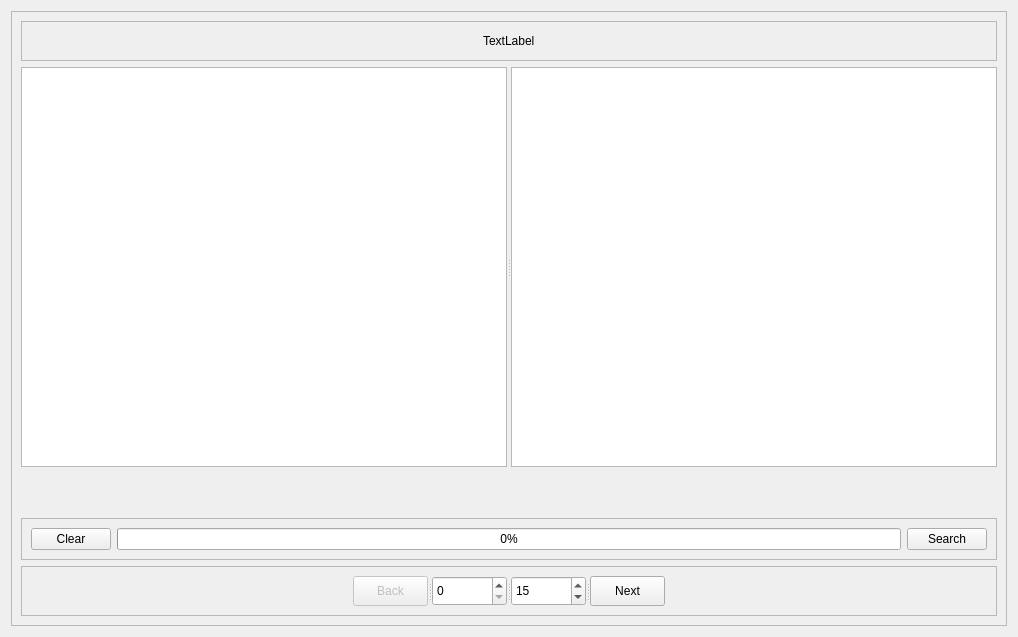
<?xml version="1.0" encoding="UTF-8"?>
<ui version="4.0">
 <class>Form</class>
 <widget class="QWidget" name="Form">
  <property name="geometry">
   <rect>
    <x>0</x>
    <y>0</y>
    <width>1018</width>
    <height>637</height>
   </rect>
  </property>
  <property name="maximumSize">
   <size>
    <width>16777215</width>
    <height>637</height>
   </size>
  </property>
  <property name="windowTitle">
   <string>Form</string>
  </property>
  <layout class="QGridLayout" name="gridLayout_3">
   <item row="3" column="0">
    <widget class="QScrollArea" name="scrollArea">
     <property name="widgetResizable">
      <bool>true</bool>
     </property>
     <widget class="QWidget" name="scrollAreaWidgetContents">
      <property name="geometry">
       <rect>
        <x>0</x>
        <y>0</y>
        <width>1002</width>
        <height>621</height>
       </rect>
      </property>
      <layout class="QGridLayout" name="gridLayout_5">
       <item row="1" column="0">
        <widget class="QSplitter" name="splitter_2">
         <property name="orientation">
          <enum>Qt::Horizontal</enum>
         </property>
         <property name="childrenCollapsible">
          <bool>false</bool>
         </property>
         <widget class="QListView" name="results">
          <property name="minimumSize">
           <size>
            <width>400</width>
            <height>400</height>
           </size>
          </property>
          <property name="maximumSize">
           <size>
            <width>16777215</width>
            <height>16777215</height>
           </size>
          </property>
         </widget>
         <widget class="QTableView" name="terms">
          <property name="minimumSize">
           <size>
            <width>400</width>
            <height>400</height>
           </size>
          </property>
         </widget>
        </widget>
       </item>
       <item row="0" column="0">
        <widget class="QFrame" name="frame_2">
         <property name="maximumSize">
          <size>
           <width>16777215</width>
           <height>55</height>
          </size>
         </property>
         <property name="frameShape">
          <enum>QFrame::StyledPanel</enum>
         </property>
         <property name="frameShadow">
          <enum>QFrame::Raised</enum>
         </property>
         <layout class="QGridLayout" name="gridLayout_2">
          <item row="1" column="0">
           <spacer name="horizontalSpacer_2">
            <property name="orientation">
             <enum>Qt::Horizontal</enum>
            </property>
            <property name="sizeHint" stdset="0">
             <size>
              <width>441</width>
              <height>20</height>
             </size>
            </property>
           </spacer>
          </item>
          <item row="1" column="2">
           <spacer name="horizontalSpacer">
            <property name="orientation">
             <enum>Qt::Horizontal</enum>
            </property>
            <property name="sizeHint" stdset="0">
             <size>
              <width>440</width>
              <height>20</height>
             </size>
            </property>
           </spacer>
          </item>
          <item row="1" column="1">
           <widget class="QLabel" name="who">
            <property name="text">
             <string>TextLabel</string>
            </property>
           </widget>
          </item>
         </layout>
        </widget>
       </item>
       <item row="4" column="0">
        <widget class="QFrame" name="frame_3">
         <property name="minimumSize">
          <size>
           <width>0</width>
           <height>50</height>
          </size>
         </property>
         <property name="maximumSize">
          <size>
           <width>16777215</width>
           <height>50</height>
          </size>
         </property>
         <property name="frameShape">
          <enum>QFrame::StyledPanel</enum>
         </property>
         <property name="frameShadow">
          <enum>QFrame::Raised</enum>
         </property>
         <layout class="QGridLayout" name="gridLayout_4">
          <item row="0" column="0">
           <widget class="QSplitter" name="splitter">
            <property name="orientation">
             <enum>Qt::Horizontal</enum>
            </property>
            <property name="childrenCollapsible">
             <bool>false</bool>
            </property>
            <widget class="QPushButton" name="back">
             <property name="enabled">
              <bool>false</bool>
             </property>
             <property name="maximumSize">
              <size>
               <width>75</width>
               <height>16777215</height>
              </size>
             </property>
             <property name="toolTip">
              <string>previous set of items</string>
             </property>
             <property name="text">
              <string>Back</string>
             </property>
            </widget>
            <widget class="QSpinBox" name="page">
             <property name="maximumSize">
              <size>
               <width>75</width>
               <height>16777215</height>
              </size>
             </property>
             <property name="toolTip">
              <string>page number</string>
             </property>
             <property name="statusTip">
              <string>page</string>
             </property>
             <property name="maximum">
              <number>999999999</number>
             </property>
            </widget>
            <widget class="QSpinBox" name="limit">
             <property name="maximumSize">
              <size>
               <width>75</width>
               <height>50</height>
              </size>
             </property>
             <property name="toolTip">
              <string>items per page</string>
             </property>
             <property name="statusTip">
              <string>items per page, i.e. limit</string>
             </property>
             <property name="maximum">
              <number>999999999</number>
             </property>
             <property name="value">
              <number>15</number>
             </property>
            </widget>
            <widget class="QPushButton" name="next">
             <property name="maximumSize">
              <size>
               <width>75</width>
               <height>16777215</height>
              </size>
             </property>
             <property name="toolTip">
              <string>next set of items</string>
             </property>
             <property name="text">
              <string>Next</string>
             </property>
            </widget>
           </widget>
          </item>
         </layout>
        </widget>
       </item>
       <item row="3" column="0">
        <widget class="QFrame" name="frame">
         <property name="maximumSize">
          <size>
           <width>16777215</width>
           <height>75</height>
          </size>
         </property>
         <property name="frameShape">
          <enum>QFrame::StyledPanel</enum>
         </property>
         <property name="frameShadow">
          <enum>QFrame::Raised</enum>
         </property>
         <layout class="QGridLayout" name="gridLayout">
          <item row="0" column="1">
           <widget class="QProgressBar" name="progressBar">
            <property name="value">
             <number>0</number>
            </property>
           </widget>
          </item>
          <item row="0" column="0">
           <widget class="QPushButton" name="clear">
            <property name="toolTip">
             <string>clear search fields</string>
            </property>
            <property name="text">
             <string>Clear</string>
            </property>
           </widget>
          </item>
          <item row="0" column="2">
           <widget class="QPushButton" name="search">
            <property name="toolTip">
             <string>search</string>
            </property>
            <property name="text">
             <string>Search</string>
            </property>
           </widget>
          </item>
         </layout>
        </widget>
       </item>
       <item row="2" column="0">
        <spacer name="verticalSpacer">
         <property name="orientation">
          <enum>Qt::Vertical</enum>
         </property>
         <property name="sizeHint" stdset="0">
          <size>
           <width>20</width>
           <height>40</height>
          </size>
         </property>
        </spacer>
       </item>
      </layout>
     </widget>
    </widget>
   </item>
  </layout>
 </widget>
 <resources/>
 <connections/>
</ui>
